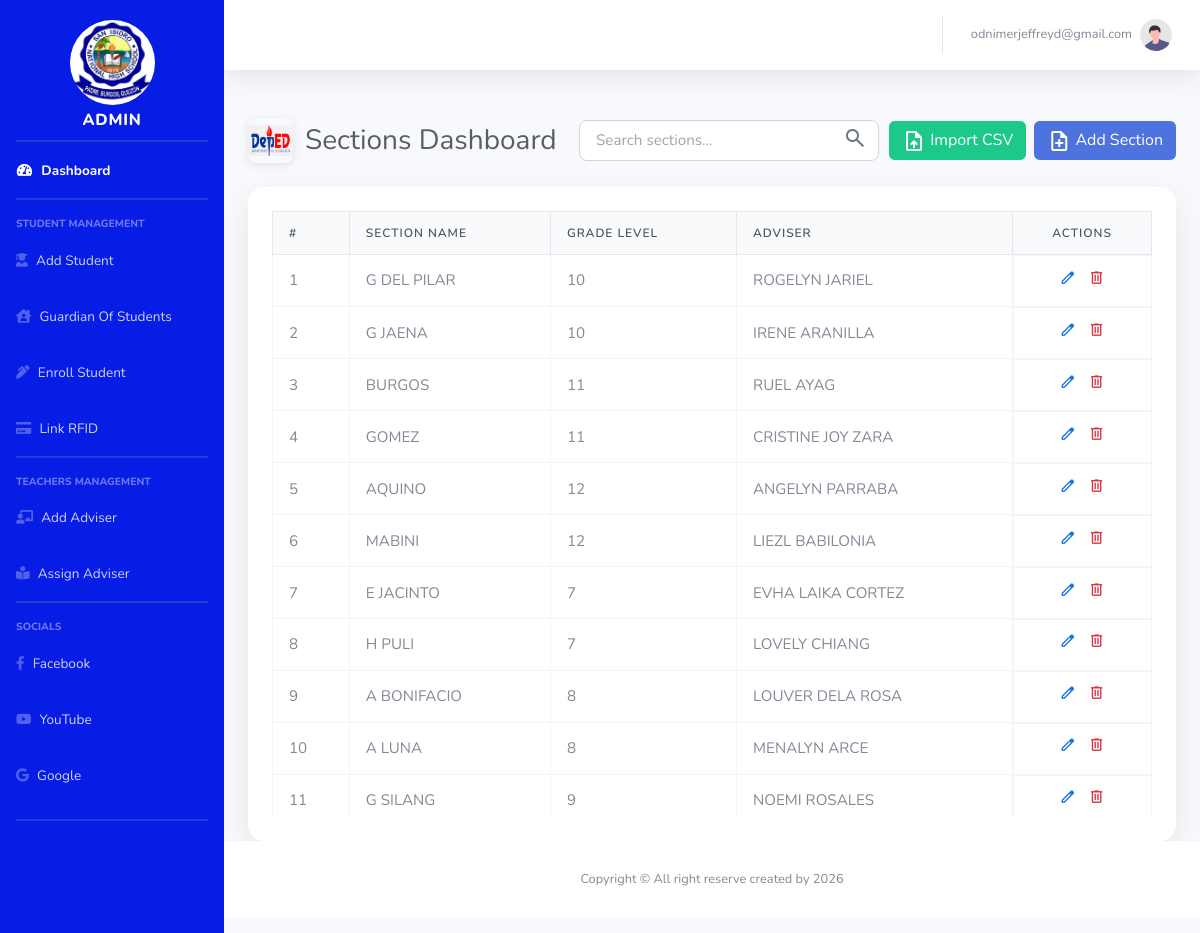
The page /section_student.php (signed in) on the database its author committed.
### tables this page shows
CREATE TABLE `users` (
  `user_id` int(11) NOT NULL,
  `email` varchar(100) NOT NULL,
  `password` varchar(255) NOT NULL,
  `role` enum('admin','faculty') NOT NULL,
  `status` varchar(20) DEFAULT 'inactive'
);

CREATE TABLE `sections` (
  `section_id` int(11) NOT NULL,
  `section_name` varchar(50) DEFAULT NULL,
  `grade_level` varchar(10) DEFAULT NULL,
  `employee_id` int(20) DEFAULT NULL
);

### section_student.php (the view, shortened to what this page needs)
<?php
include 'conn.php';
$conn->set_charset("utf8");
$sections_query = "
    SELECT s.section_id, s.section_name, s.grade_level, s.employee_id,
           COALESCE(CONCAT(adv.firstname, ' ', adv.lastname), 'N/A') AS adviser_fullname
    FROM sections s
    LEFT JOIN advisers adv ON s.employee_id = adv.employee_id
    ORDER BY s.grade_level, s.section_name
";
$sections_result = $conn->query($sections_query);
?>
<!DOCTYPE html>
<html lang="en">
  <head>
    <link href="vendor/fontawesome-free/css/all.min.css" rel="stylesheet">
    <link href="css/sb-admin-2.min.css" rel="stylesheet">
    <link href="https://cdn.jsdelivr.net/npm/bootstrap@5.3.0-alpha1/dist/css/bootstrap.min.css" rel="stylesheet">
    <script src="https://cdn.tailwindcss.com"></script>
  </head>
  <body id="page-top">
    <?php include 'nav.php'; ?>
    <div id="wrapper">
      <div id="content-wrapper" class="d-flex flex-column">
        <div id="content">
          <div class="container-fluid mt-4">
            <div class="d-flex justify-content-between align-items-center mb-4">
              <div class="page-title-with-logo">
                <img src="img/depedlogo.jpg" alt="Section Logo" class="page-logo">
                <h2 class="h3 mb-0 text-gray-800">Sections Dashboard</h2>
              </div>
              <div class="d-flex align-items-center">
                <div class="search-box">
                  <input type="text" id="searchSection" placeholder="Search sections..." autocomplete="off">
                  <span class="search-icon">
                  </span>
                </div>
                <button type="button" class="btn btn-success me-2" data-bs-toggle="modal" data-bs-target="#importModal">
                    <span class="material-symbols-outlined" style="vertical-align: middle;">upload_file</span> Import CSV
                </button>
                <button type="button" class="btn btn-primary" data-bs-toggle="modal" data-bs-target="#addSectionModal">
                    <span class="material-symbols-outlined" style="vertical-align: middle;">note_add</span> Add Section
                </button>
              </div>
            </div>
            <div class="table-card">
              <div class="table-responsive-custom">
                <table class="custom-table">
                  <thead>
                    <tr>
                      <th>#</th>
                      <th>Section Name</th>
                      <th>Grade Level</th>
                      <th>Adviser</th>
                      <th style="text-align: center;">Actions</th>
                    </tr>
                  </thead>
                  <tbody>
                    <?php
                      $counter = 1;
                      if ($sections_result && $sections_result->num_rows > 0):
                        while ($row = $sections_result->fetch_assoc()):
                    ?>
                      <tr>
                        <td><?= $counter++ ?></td>
                        <td><?= htmlspecialchars($row['section_name']) ?></td>
                        <td><?= htmlspecialchars($row['grade_level']) ?></td>
                        <td><?= htmlspecialchars($row['adviser_fullname']) ?></td>
                        <td class="actions-cell">
                          <button onclick='openEditSectionModal(<?= json_encode($row, JSON_HEX_TAG | JSON_HEX_APOS | JSON_HEX_QUOT | JSON_HEX_AMP) ?>)' class="action-icon-btn edit-icon" title="Edit Section">
                            <span class="material-symbols-outlined">edit</span>
                          </button>
                          <form method="POST" class="d-inline" onsubmit="return confirm('Delete section <?= htmlspecialchars($row['section_name']) ?>? This cannot be undone.');">
                              <button type="submit" name="delete_section" class="action-icon-btn delete-icon" title="Delete Section">
                                  <span class="material-symbols-outlined">delete</span>
                              </button>
                          </form>
                        </td>
                      </tr>
                    <?php endwhile; endif; ?>
                  </tbody>
                </table>
              </div>
            </div>
          </div>
        </div>
      </div>
    </div>
    <div class="toast-container position-fixed bottom-0 end-0 p-3" style="z-index: 1100">
    </div>
  </body>
</html>
<?php include 'footer.php'; ?>

### nav.php (shortened to what this page needs)
<?php
include 'conn.php';
$email = $_SESSION['email'];
$sql = "SELECT * FROM users WHERE email = ?";
$stmt = $conn->prepare($sql);
$stmt->bind_param("s", $email);
$stmt->execute();
$result = $stmt->get_result();
$user = $result->fetch_assoc();
?>
<!DOCTYPE html>
<html lang="en">
<head>
    <link href="https://cdn.jsdelivr.net/npm/bootstrap@5.1.3/dist/css/bootstrap.min.css" rel="stylesheet">
    <link rel="stylesheet" href="https://cdnjs.cloudflare.com/ajax/libs/font-awesome/5.15.4/css/all.min.css">
    <link href="css/sb-admin-2.min.css" rel="stylesheet">
</head>
<body id="page-top">
<div id="wrapper">
    <ul class="navbar-nav bg-bg-maroon sidebar sidebar-dark accordion" id="accordionSidebar" style="background-color:rgb(7, 29, 230);">
        <a class="sidebar-brand d-flex align-items-center justify-content-center">
            <div class="d-flex align-items-center mb-3">
                <img src="img/logo.jpg" alt="Admin Profile Picture" class="rounded-circle"
                     style="width: 95px; height: 95px; object-fit: fit; border-radius: 50%; padding: 5px; margin-top: 70px;">
            </div>
            <div class="strong">
            <div class="sidebar-brand-text mx-3" style="margin-top: 30px">Admin <sup></sup></div>
        </a>
        <hr class="sidebar-divider my-0">
        <li class="nav-item active">
            <a class="nav-link" href="admin_dashboard.php">
                <i class="fas fa-fw fa-tachometer-alt"></i>
                <span>Dashboard</span></a>
        </li>
        <hr class="sidebar-divider">
        <div class="sidebar-heading">
            Student Management
        </div>
        <li class="nav-item" >
            <a class="nav-link" href="students_list.php">
                <i class="fa fa-user-graduate" ></i>
                <span >Add Student</span></a>
        </li>
        <li class="nav-item">
            <a class="nav-link" href="guardian.php">
                <i class="fa fa-house-user"></i>
                <span>Guardian Of Students</span>
            </a>
        </li>
        <li class="nav-item" >
            <a class="nav-link" href="enrollment.php">
                <i class="fa fa-pen-alt" ></i>
                <span >Enroll Student</span></a>
        </li>
        <li class="nav-item" >
            <a class="nav-link" href="link_rfid.php">
                <i class="fa fa-credit-card" ></i>
                <span >Link RFID</span></a>
        </li>
        <hr class="sidebar-divider">
        <div class="sidebar-heading">
            Teachers Management
        </div>
        <li class="nav-item" >
            <a class="nav-link" href="add_adviser.php">
                <i class="fa fa-chalkboard-teacher" ></i>
                <span >Add Adviser</span></a>
        </li>
        <li class="nav-item" >
            <a class="nav-link" href="section_student.php">
                <i class="fa fa-book-reader" ></i>
                <span >Assign Adviser</span></a>
        </li>
         <hr class="sidebar-divider">
         <div class="sidebar-heading">
                Socials
            </div>
            <div class="social-links">
                <li class="nav-item">
                    <a class="nav-link facebook-link" href="https://web.facebook.com/DepEdTayoSINHS301394.official/?_rdc=1&_rdr#" target="_blank">
                        <i class="fab fa-facebook-f"></i>
                        <span>Facebook</span>
                    </a>
                </li>
                <li class="nav-item">
                    <a class="nav-link youtube-link" href="https://www.youtube.com/channel/UCDw3mhzSTm_NFk_2dFbhBKg" target="_blank">
                        <i class="fab fa-youtube"></i>
                        <span>YouTube</span>
                    </a>
                </li>
                <li class="nav-item">
                    <a class="nav-link google-link" href="https://ph.search.yahoo.com/search;_ylt=Awrx.tEep2doLwIAgj6zRwx.;_ylc=X1MDMjExNDczNDAwMwRfcgMyBGZyA21j
                    YWZlZQRmcjIDc2ItdG9wBGdwcmlkAwRuX3JzbHQDMARuX3N1Z2cDMARvcmlnaW4DcGguc2VhcmNoLnlhaG9vLmNvbQRwb3MDMARwcXN0cgMEcHFzdHJsAzAEcXN0cmwDNTEEcXVlcnkD
                    c2FuJTIwaXNpZHJvJTIwbmF0aW9uYWwlMjBoaWdoJTIwc2Nob29sJTIwcGFkcmUlMjBidXJnb3MlMjBxdWV6b24EdF9zdG1wAzE3NTE2MjM0NzM-?p=san+isidro+national+high+
                    school+padre+burgos+quezon&fr=mcafee&type=E211PH1589G0&fr2=sb-top" target="_blank">
                        <i class="fab fa-google"></i>
                        <span>Google</span>
                    </a>
                </li>
            </div>
            <hr class="sidebar-divider d-none d-md-block">
    </ul>
    <div id="content-wrapper" class="d-flex flex-column">
        <div id="content">
            <nav class="navbar navbar-expand navbar-light bg-white topbar mb-4 static-top shadow">
                <ul class="navbar-nav ml-auto">
                    <li class="nav-item">
                        <span class="nav-link">
                            <span class="mr-2 d-none d-lg-inline text-gray-600 small">
                                <?php echo htmlspecialchars($user['email']); ?>
                            </span>
                            <img class="img-profile rounded-circle" src="img/profile.svg">
                        </span>
                    </li>
                </ul>
            </nav>

### section_student.php (style rules this page uses)
.table-card { background: #fff; border-radius: 16px; padding: 1.5rem; width: 100%; box-shadow: 0 12px 30px rgba(15,23,42,0.08); }
.table-responsive-custom { max-height: 65vh; overflow: auto; }
.custom-table { width: 100%; border-collapse: collapse; font-size: 0.95rem; }
.custom-table thead th { position: sticky; top: 0; z-index: 1; text-align: left; font-weight: 600; text-transform: uppercase; font-size: 0.75rem; letter-spacing: 0.08em; color: #4b5563; padding: 0.75rem 1rem; border: 1px solid #e5e7eb; background-color: #f9fafb; }
.custom-table tbody td { padding: 0.85rem 1rem; vertical-align: middle; border: 1px solid #f1f5f9; }
.actions-cell { display: flex; gap: 0.5rem; justify-content: center; min-width: 80px; }
.action-icon-btn { border: none; background: none; padding: 0; margin: 0 2px; cursor: pointer; transition: all 0.2s ease; }
.action-icon-btn .material-symbols-outlined { font-size: 1.1em; font-variation-settings: 'FILL' 0, 'wght' 400, 'GRAD' 0, 'opsz' 24; }
.action-icon-btn.edit-icon .material-symbols-outlined { color: #1c74e4; }
.action-icon-btn.delete-icon .material-symbols-outlined { color: #dc3545; }
.search-box { position: relative; display: inline-block; margin-right: 10px; }
.search-box input { padding: 0.5rem 2.5rem 0.5rem 1rem; border: 1px solid #d1d5db; border-radius: 8px; width: 300px; font-size: 0.95rem; transition: all 0.3s ease; }
.search-box .search-icon, .clear-search { position: absolute; top: 50%; transform: translateY(-50%); color: #6b7280; }
.search-box .search-icon { right: 0.75rem; pointer-events: none; }
.page-title-with-logo { display: flex; align-items: center; gap: 12px; }
.page-logo { width: 45px; height: 45px; object-fit: contain; border-radius: 8px; box-shadow: 0 2px 8px rgba(0,0,0,0.1); }

### rows shown on the page
users: email "odnimerjeffreyd@gmail.com"
sections: section_name "G DEL PILAR", grade_level "10", adviser_fullname "ROGELYN JARIEL"
sections: section_name "G JAENA", grade_level "10", adviser_fullname "IRENE ARANILLA"
sections: section_name "BURGOS", grade_level "11", adviser_fullname "RUEL AYAG"
sections: section_name "GOMEZ", grade_level "11", adviser_fullname "CRISTINE JOY ZARA"
sections: section_name "AQUINO", grade_level "12", adviser_fullname "ANGELYN PARRABA"
sections: section_name "MABINI", grade_level "12", adviser_fullname "LIEZL BABILONIA"
sections: section_name "E JACINTO", grade_level "7", adviser_fullname "EVHA LAIKA CORTEZ"
sections: section_name "H PULI", grade_level "7", adviser_fullname "LOVELY CHIANG"
sections: section_name "A BONIFACIO", grade_level "8", adviser_fullname "LOUVER DELA ROSA"
sections: section_name "A LUNA", grade_level "8", adviser_fullname "MENALYN ARCE"
sections: section_name "G SILANG", grade_level "9", adviser_fullname "NOEMI ROSALES"
